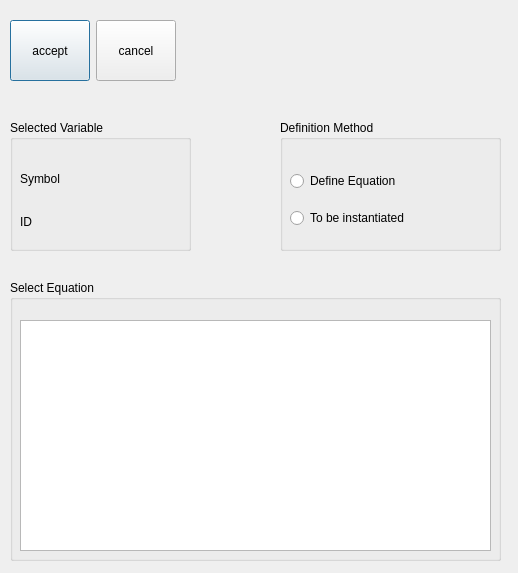
<?xml version="1.0" encoding="UTF-8"?>
<ui version="4.0">
 <class>Dialog</class>
 <widget class="QDialog" name="Dialog">
  <property name="geometry">
   <rect>
    <x>0</x>
    <y>0</y>
    <width>518</width>
    <height>573</height>
   </rect>
  </property>
  <property name="windowTitle">
   <string>Dialog</string>
  </property>
  <widget class="QGroupBox" name="info_group">
   <property name="geometry">
    <rect>
     <x>10</x>
     <y>120</y>
     <width>181</width>
     <height>131</height>
    </rect>
   </property>
   <property name="title">
    <string>Selected Variable</string>
   </property>
   <widget class="QWidget" name="verticalLayoutWidget">
    <property name="geometry">
     <rect>
      <x>10</x>
      <y>40</y>
      <width>160</width>
      <height>80</height>
     </rect>
    </property>
    <layout class="QVBoxLayout" name="verticalLayout">
     <item>
      <widget class="QLabel" name="variable_symbol">
       <property name="text">
        <string>Symbol</string>
       </property>
      </widget>
     </item>
     <item>
      <widget class="QLabel" name="variable_ID">
       <property name="text">
        <string>ID</string>
       </property>
      </widget>
     </item>
    </layout>
   </widget>
  </widget>
  <widget class="QGroupBox" name="groupBox">
   <property name="geometry">
    <rect>
     <x>280</x>
     <y>120</y>
     <width>221</width>
     <height>131</height>
    </rect>
   </property>
   <property name="title">
    <string>Definition Method</string>
   </property>
   <widget class="QWidget" name="verticalLayoutWidget_2">
    <property name="geometry">
     <rect>
      <x>10</x>
      <y>40</y>
      <width>160</width>
      <height>80</height>
     </rect>
    </property>
    <layout class="QVBoxLayout" name="verticalLayout_2">
     <item>
      <widget class="QRadioButton" name="equation_radio">
       <property name="text">
        <string>Define Equation</string>
       </property>
      </widget>
     </item>
     <item>
      <widget class="QRadioButton" name="instationate_radio">
       <property name="text">
        <string>To be instantiated</string>
       </property>
      </widget>
     </item>
    </layout>
   </widget>
  </widget>
  <widget class="QGroupBox" name="equation_group">
   <property name="geometry">
    <rect>
     <x>10</x>
     <y>280</y>
     <width>491</width>
     <height>281</height>
    </rect>
   </property>
   <property name="title">
    <string>Select Equation</string>
   </property>
   <widget class="QListWidget" name="equiation_list">
    <property name="geometry">
     <rect>
      <x>10</x>
      <y>40</y>
      <width>471</width>
      <height>231</height>
     </rect>
    </property>
   </widget>
  </widget>
  <widget class="QWidget" name="horizontalLayoutWidget_2">
   <property name="geometry">
    <rect>
     <x>10</x>
     <y>20</y>
     <width>211</width>
     <height>61</height>
    </rect>
   </property>
   <layout class="QHBoxLayout" name="horizontalLayout_2">
    <item>
     <widget class="QPushButton" name="pushAccept">
      <property name="sizePolicy">
       <sizepolicy hsizetype="Minimum" vsizetype="Preferred">
        <horstretch>0</horstretch>
        <verstretch>0</verstretch>
       </sizepolicy>
      </property>
      <property name="text">
       <string>accept</string>
      </property>
     </widget>
    </item>
    <item>
     <widget class="QPushButton" name="pushCancel">
      <property name="sizePolicy">
       <sizepolicy hsizetype="Minimum" vsizetype="Preferred">
        <horstretch>0</horstretch>
        <verstretch>0</verstretch>
       </sizepolicy>
      </property>
      <property name="text">
       <string>cancel</string>
      </property>
     </widget>
    </item>
    <item>
     <spacer name="horizontalSpacer">
      <property name="orientation">
       <enum>Qt::Horizontal</enum>
      </property>
      <property name="sizeHint" stdset="0">
       <size>
        <width>40</width>
        <height>20</height>
       </size>
      </property>
     </spacer>
    </item>
   </layout>
  </widget>
 </widget>
 <resources/>
 <connections/>
</ui>
